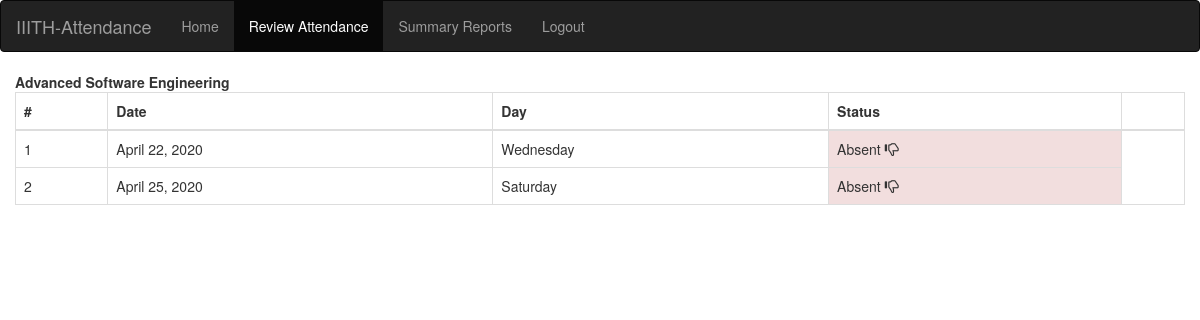
The page /info/student/12359/SE101/attendance/ (signed in) on the database its author committed.
### info/models.py (models this page shows, shortened)
class Course(models.Model):
    dept = models.ForeignKey(Dept, on_delete=models.CASCADE)
    id = models.CharField(primary_key='True', max_length=50)
    name = models.CharField(max_length=50)
    shortname = models.CharField(max_length=50, default='X')

class Attendance(models.Model):
    course = models.ForeignKey(Course, on_delete=models.CASCADE)
    student = models.ForeignKey(Student, on_delete=models.CASCADE)
    attendanceclass = models.ForeignKey(AttendanceClass, on_delete=models.CASCADE, default=1)
    date = models.DateField(default='2020-1-1')
    status = models.BooleanField(default='True')

### info/views.py (the view)
# urls.py: path('student/<slug:stud_id>/<slug:course_id>/attendance/', views.attendance_detail, name='attendance_detail'),
@login_required()
def attendance_detail(request, stud_id, course_id):
    stud = get_object_or_404(Student, USN=stud_id)
    cr = get_object_or_404(Course, id=course_id)
    att_list = Attendance.objects.filter(course=cr, student=stud).order_by('date')
    return render(request, 'info/att_detail.html', {'att_list': att_list, 'cr': cr})

### info/models.py (called while the page is built)
    @property
    def is_student(self):
        if hasattr(self, 'student'):
            return True
        return False

    @property
    def is_teacher(self):
        if hasattr(self, 'teacher'):
            return True
        return False

### info/templates/info/att_detail.html (shortened to what this page needs)
{% extends 'info/base.html' %}
    {% block content %}
        <div class="card mb-3">
            <div class="card-header">
            <strong>{{ cr.name }}</strong></div>
            <div class="card-body">
              <div class="table-responsive">
                <table class="table table-bordered" id="dataTable" width="100%" cellspacing="0">
                  <thead>
                    <tr>
                        <th>#</th>
                        <th>Date</th>
                        <th>Day</th>
                        <th>Status</th>
                        <th></th>
                    </tr>
                  </thead>
                  <tbody>
                        {% for a in att_list %}
                        <tr class="row100 body">
                            <td>{{ forloop.counter }}</td>
                            <td>{{ a.date }}</td>
                            <td>{{ a.date|date:"l" }}</td>
                            {% if a.status %}
                            <td class="p-3 mb-2 bg-success text-white">Present <span class="glyphicon glyphicon-thumbs-up"></span></td>
                            {% else %}
                            <td class="p-3 mb-2 bg-danger text-white">Absent <span class="glyphicon glyphicon-thumbs-down"></span</td>
                            {% endif %}
                        </tr>
                    {% empty %}
                            <p>student has no attendance</p>
                    {% endfor %}
                  </tbody>
                </table>
              </div>
            </div>
          </div>
    {% endblock %}

### rows shown on the page
Course: name "Advanced Software Engineering"
Attendance: date "April 22, 2020", date "Wednesday", status "Absent"
Attendance: date "April 25, 2020", date "Saturday", status "Absent"
